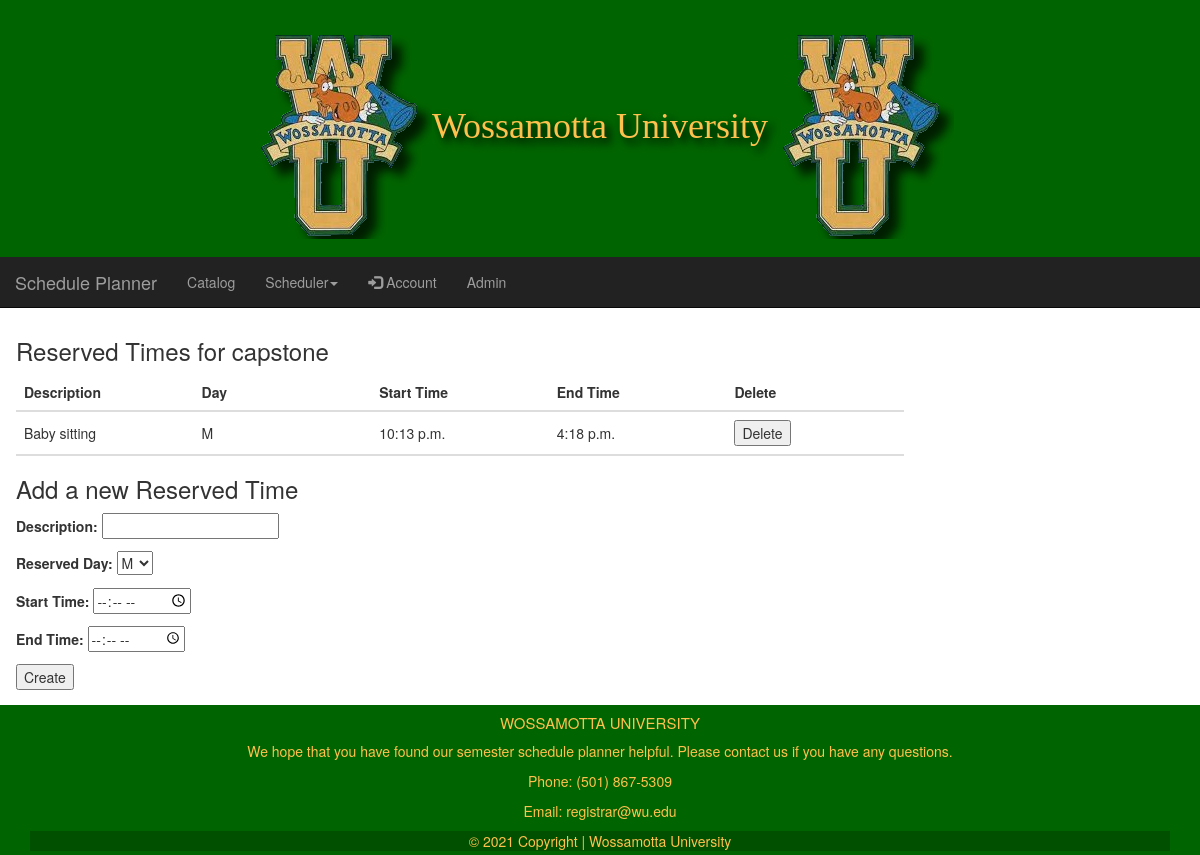
The app's page /reserved_times/ (signed in), older data.
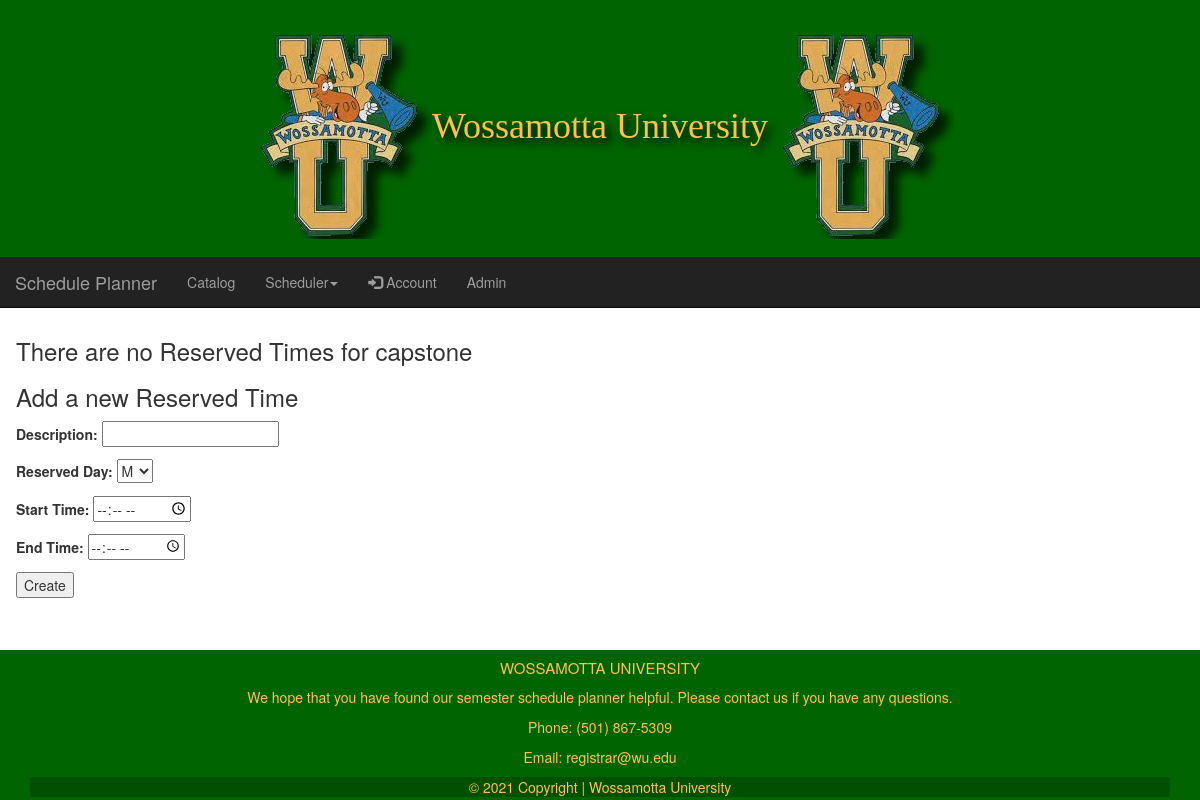
The same page, newer data.
### catalog/models.py (models this page shows, shortened)
class ReservedTime(models.Model):
    user = models.ForeignKey(User, on_delete=models.CASCADE)
    start_Time = models.TimeField()
    end_Time = models.TimeField()
    description = models.CharField(max_length=150)
    MONDAY = 'M'
    TUESDAY = 'T'
    WEDNESDAY = 'W'
    THURSDAY = 'R'
    FRIDAY = 'F'
    DAY_CHOICES = [
        (MONDAY, 'M'),
        (TUESDAY, 'T'),
        (WEDNESDAY, 'W'),
        (THURSDAY, 'R'),
        (FRIDAY, 'F'),
    ]
    reserved_Day = models.CharField(max_length=10, choices=DAY_CHOICES, default='')

### catalog/views.py (the view, shortened to what this page needs)
# urls.py: path('reserved_times/', views.reservedTimes, name='reservedTimes'),
@login_required  # Requires user to be logged in
def reservedTimes(request):
    current_user = request.user  # Gets current user
    try:    # Queryset to see if there are any RT for the user
        rt = ReservedTime.objects.filter(user=current_user)
    except ObjectDoesNotExist:  # If there are none set rt to none
        rt = None
    if request.method == 'GET':
        return render(request, 'reservedTimes.html', {'reservedTimes': rt, 'form': ReservedTimeForm()})

### catalog/forms.py
class ReservedTimeForm(forms.ModelForm):
    class Meta:
        model = ReservedTime
        fields = ['description', 'reserved_Day', 'start_Time', 'end_Time']
        widgets = {'start_Time': forms.TimeInput(attrs={'type': 'time'}),
                   'end_Time': forms.TimeInput(attrs={'type': 'time'})}

### catalog/templates/reservedTimes.html (shortened to what this page needs)
{% extends "base.html" %}
{% block content %}
    {% if reservedTimes.count == 0 %}
        <h3>There are no Reserved Times for {{ user.username }}</h3>
    {% else %}
        <h3>Reserved Times for {{ user.username }}</h3>
        <table style="width: 75%">
            <colgroup>
                <col span="1" style="width: 15%;">
                <col span="1" style="width: 15%;">
                <col span="1" style="width: 15%;">
                <col span="1" style="width: 15%;">
                <col span="1" style="width: 15%;">
            </colgroup>
            <tr>
                <th>Description</th>
                <th>Day</th>
                <th>Start Time</th>
                <th>End Time</th>
                <th>Delete</th>
            </tr>
        </table>
        {% for rt in reservedTimes %}
            <table style="width:75%">
                <colgroup>
                    <col span="1" style="width: 15%;">
                    <col span="1" style="width: 15%;">
                    <col span="1" style="width: 15%;">
                    <col span="1" style="width: 15%;">
                    <col span="1" style="width: 15%;">
                </colgroup>
                <tr>
                    <td>{{ rt.description }}</td>
                    <td>{{ rt.reserved_Day }}</td>
                    <td>{{ rt.start_Time }}</td>
                    <td>{{ rt.end_Time }}</td>
                    <td><form action="{% url 'delReservedTime' rt.id %}" method="POST">{% csrf_token %}<input type="submit" value="Delete"></form></td>
                </tr>
            </table>
        {% endfor %}
    {% endif %}
    <h3>Add a new Reserved Time</h3>
    <form action="{% url 'reservedTimes' %}" method="POST">
        {{ form.as_p}}
        <button type="submit">Create</button>
    </form>
{% endblock %}

Row changes from the older to the newer data that the page shows:
removed ReservedTime: description "Baby sitting", reserved_Day "M", start_Time "10:13 p.m.", end_Time "4:18 p.m."
Text that changed along with them:
{{ user.username }}: (not shown) → "capstone"
{{ user.username }}: "capstone" → (not shown)
text no longer shown: "Reserved Times for Description Day Start Time End Time Delete"
text now shown: "There are no Reserved Times for"
